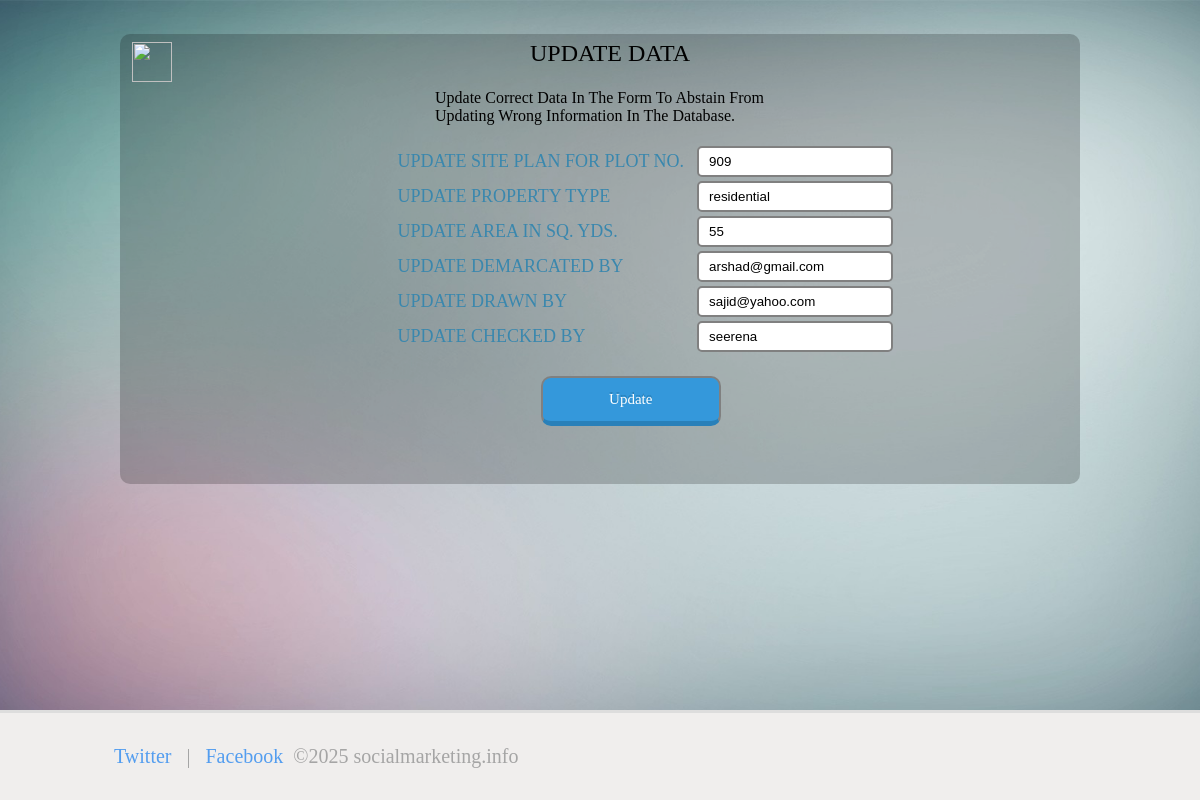
The app's page /update_slip1_record.php?updates=8 (signed in) with its own data.
### tables this page shows
CREATE TABLE `site_plan` (
  `id` int(11) NOT NULL,
  `plot_no` varchar(150) NOT NULL,
  `property_type` varchar(150) NOT NULL,
  `area_in_sq_yds` int(11) NOT NULL,
  `demarcated_by` varchar(150) NOT NULL,
  `drawn_by` varchar(150) NOT NULL,
  `checked_by` varchar(150) NOT NULL
);

### update_slip1_record.php (the view, shortened to what this page needs)
<?php
include('db.php');
if (isset($_GET['updates'])) {
  $update_record=$_GET['updates'];
  global $link;
  $get_record="select * from site_plan where id='".$update_record."'";
  $run_get_record=mysqli_query($link,$get_record);
  while ($row_run_get_record=mysqli_fetch_array($run_get_record))
  {
    $edit_id=$row_run_get_record['id'];
    $SITE_PLAN_FOR_PLOT_NO=$row_run_get_record['plot_no'];
    $AREA_IN_SQ_YDS=$row_run_get_record['area_in_sq_yds'];
    $PROPERTY_TYPE=$row_run_get_record['property_type'];
    $DEMARCATED_BY=$row_run_get_record['demarcated_by'];
    $DRAWN_BY=$row_run_get_record['drawn_by'];
    $CHECKED_BY=$row_run_get_record['checked_by'];
  }
}
?>
<!DOCTYPE html>
<html>
<head>
	<link rel="stylesheet" type="text/css" href="style.css">
</head>
<body>
<div class="main_container">
<br>
<div class="data">
<a href="slip1.php"><img src="images/back.png" width="40" height="40" style="position: absolute;left:11%;top:42px"></a>
<div class="section page">
    <div class="wrapper">
    <h1>UPDATE DATA</h1>
 <?php
 if(isset($message)){
 echo "<p style='margin-left: 22%;text-align:center' class='message'>".$message."</p>";
 }else{
if(isset($error_message)){
  echo "<p style='margin-left: 22%;text-align:center' class='message'>".$error_message."</p>";
}else{
  echo "<p style='background:#FFFFF; width:350px;margin:0 auto'>Update Correct Data In The Form To Abstain From Updating Wrong Information In The Database.</p><br>";
}
}   ?>
<form method="post" action="update_slip1_record.php?edit_form=<?php echo $edit_id;?>">
          <table class="table1">
            <tbody><tr>
              <td><label style="color:#3a87ad; font-size:18px;">UPDATE SITE PLAN FOR PLOT NO.</label></td>
              <td width="5"></td>
              <td><input type="text" name="u_plot_no" value="<?php echo $SITE_PLAN_FOR_PLOT_NO;?>"></td>
            </tr>
            <tr>
             <td><label style="color:#3a87ad; font-size:18px;">UPDATE PROPERTY TYPE</label></td>
              <td width="5"></td>
              <td><input type="text" name="u_p_type" value="<?php echo $PROPERTY_TYPE;?>">
              </td>
            </tr>
            <tr>
              <td><label style="color:#3a87ad; font-size:18px;">UPDATE AREA IN SQ. YDS.</label></td>
              <td width="5"></td>
              <td><input type="text" name="u_area"  value="<?php echo $AREA_IN_SQ_YDS;?>"></td>
            </tr>
            <tr>
              <td><label style="color:#3a87ad; font-size:18px;">UPDATE DEMARCATED BY</label></td>
              <td width="5"></td>
              <td><input type="text" name="u_demarcated" value="<?php echo $DEMARCATED_BY;?>" ></td>
            </tr>
            <tr>
              <td><label style="color:#3a87ad; font-size:18px;">UPDATE DRAWN BY</label></td>
              <td width="5"></td>
              <td><input type="text" name="u_drawn" value="<?php echo $DRAWN_BY;?>"></td>
            </tr>
            <tr>
              <td><label style="color:#3a87ad; font-size:18px;">UPDATE CHECKED BY</label></td>
              <td width="5"></td>
              <td><input type="text" name="u_check" value="<?php echo $CHECKED_BY;?>" ></td>
            </tr>
                <tr><td><input type="submit" name="submit" class="button_darkblue" value="Update" style="height: 50px;left:50%;top: 20px;"></td></tr>
          </tbody></table>
    </form>
    </div>
    </div>
    </div>
    <?php include 'footer.php'; ?>
</body>
</html>

### style.css (style rules this page uses)
.button_darkblue { position: relative; padding: 5px 10px; border-radius: 10px; font-family: 'Pacifico', cursive; font-size: 15px; color: #FFF; text-decoration: none; background: #3498DB; border-bottom: 5px solid #2980B9; text-shadow: 0px -2px #2980B9; }

### update_slip1_record.php (style rules this page uses)
html { height:100%; background: url(images/b.png) no-repeat center center fixed; background-size: cover; }
.main_container { margin: 0 auto; width: 80%; height: auto; }
body { min-height:100%; padding:0; margin:0; position:relative; }
body::after { content:''; display:block; height:100px; }
.main_container { width: 80%; margin-left: auto; margin-right: auto; height: auto; }
.data { margin: 0 auto; width: 100%; height: 450px; background: rgba(0,0,0,0.2); border-radius: 10px; }
.wrapper { width: 400px; margin: 0 auto; }
.section.page:after { content:"";display:block;visibility:hidden;height:0;clear:both; }
.section.page h1 { font-size: 24px; text-align: center; line-height: 1.6; font-weight: normal; }
.section.page p { width: 475px; margin-right: auto; }
form { margin-left: 28% }
input { border: 2px grey solid ;border-radius: 5px;width: 180px;height: 25px;padding-left: 10px }

### footer.php (style rules this page uses)
.wrapper { width: 980px; margin: 0 auto; }

### records on screen
site_plan: u_plot_no "909", u_p_type "residential", u_area "55", u_demarcated "arshad@gmail.com", u_drawn "sajid@yahoo.com", u_check "seerena"
